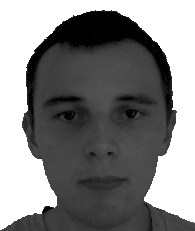
%> input picture yalefaces/trainingset/subject16.test.png, 195 x 231 px; its folder holds only this picture in this run
$ octave --eval "viewyalefaces;"   (GNU Octave 9; MATLAB toolbox functions it lacks are replaced by stand-ins)
%> lines starting %> are read from the running program, lines starting %| are printed output that depends on the picture
function viewyalefaces()
%% This function will read some of Yale face images and display
%       Download and unzip the files which will create directories
%           yalefaces/trainingset/  - contains 135 images (from 15 people
%                                     with 9 different expressions)
%           yalefaces/testset/      - contains 10 images for testing
%
%
%

close all;

Num_training_files = 135;
Num_test_files = 10;

trainpath = 'yalefaces/trainingset/';
testpath = 'yalefaces/testset/';
file = 's*';
train_filenames = dir([trainpath file]);    % return a structure with filenames
test_filenames = dir([testpath file]);      % return a structure with filenames


% Read the first image in /trainingset/
filename = [trainpath train_filenames(1).name];   % filename in the list
I = imread(filename);
%> I is the input picture: size 231x195 uint8; min 0, max 255, mean 131.2

I1 = imresize(I,[100 100]);                 % resize it to 100x100
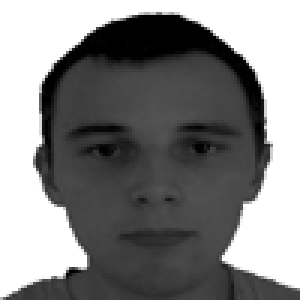
%> I1: size 100x100 uint8 (shown 3 times larger); min 0, max 255, mean 131.1
                                            % you can try different sizes
                                            % after cropping the images
[nRow,nCol] = size(I1);
%> nRow = 100; nCol = 100
figure; imshow(I1);


% Read 20 training images and display them as 2x10 tiles
nTileRow = 2;                               % for two persons
nTileCol = 9;                               % one person has 9 expressions
Y = zeros(nRow*nTileRow,nCol*nTileCol);     % to store whole images
k=1;
for i=1:nTileRow
    for j=1:nTileCol
        filename = [trainpath train_filenames(k).name];   % kth-filename in the list
        I = imread(filename);
        I1 = imresize(I,[100 100]);
        Y((i-1)*nRow+1:(i)*nRow, (j-1)*nCol+1:(j)*nCol) = I1;
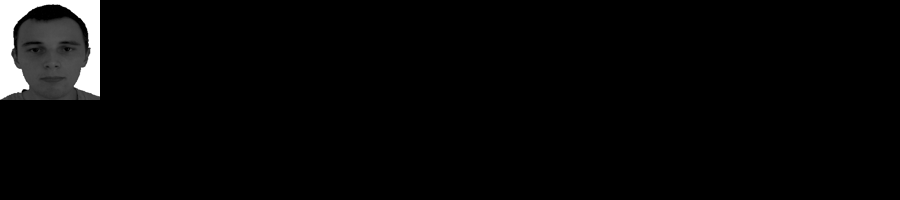
%> Y: size 200x900 double; min 0, max 255, mean 7.3
        k = k+1;
    end
end

figure; imagesc(Y);
colormap(gray);axis image; axis off;
title('Training Images (2 persons with 9 expressions)');


% Read 10 test images and display them as 1x10 tiles
nTileRow = 1;
nTileCol = 10;                              % 10 test persons
Y = zeros(nRow*nTileRow,nCol*nTileCol);     % to store whole images
k=1;
for i=1:nTileRow
    for j=1:nTileCol
        filename = [testpath test_filenames(k).name];   % kth-filename in the list
        I = imread(filename);
        I1 = imresize(I,[100 100]);
        Y((i-1)*nRow+1:(i)*nRow, (j-1)*nCol+1:(j)*nCol) = I1;
        k = k+1;
    end
end

figure; imagesc(Y);
colormap(gray);axis image; axis off;
title('Test Images (10)');
%> (the run ends here)

$ run again, on yalefaces/trainingset/subject16.test2.png
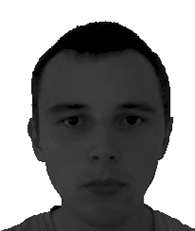
%> input picture yalefaces/trainingset/subject16.test2.png, 195 x 231 px
%> in viewyalefaces, I is the input picture: size 231x195 uint8; min 0, max 255, mean 137.4
%> in viewyalefaces, `I1 = imresize(I,[100 100]);`:
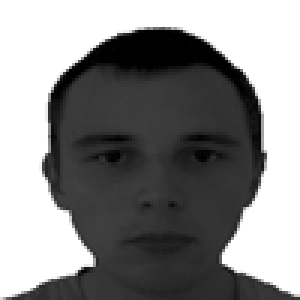
%> I1: size 100x100 uint8 (shown 3 times larger); min 0, max 255, mean 137.3
%> in viewyalefaces, `Y((i-1)*nRow+1:(i)*nRow, (j-1)*nCol+1:(j)*nCol) = I1;`:
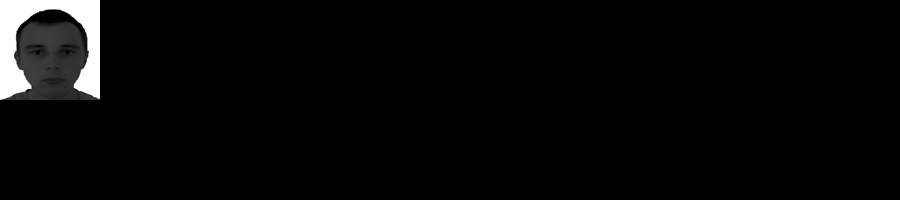
%> Y: size 200x900 double; min 0, max 255, mean 7.6
